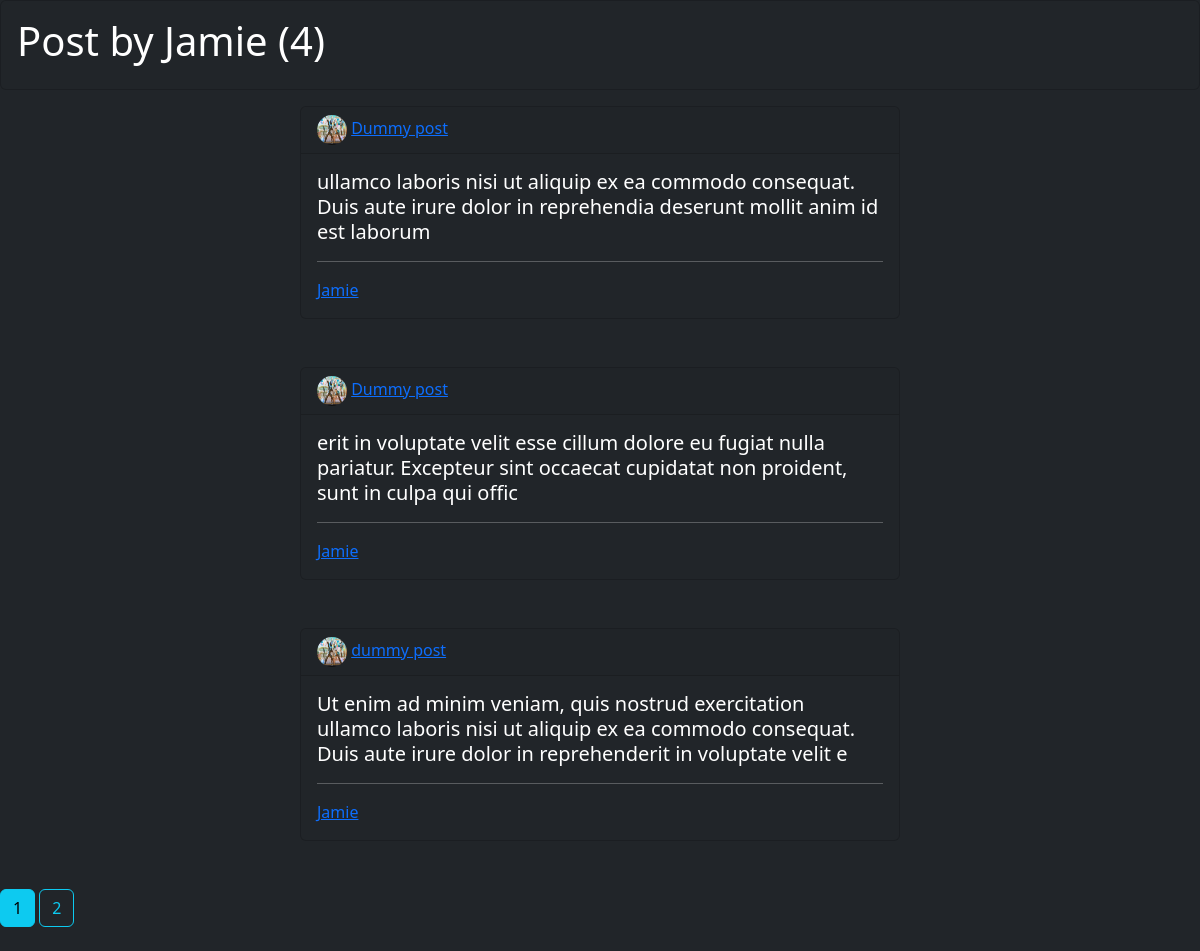
Screenshot of /user/Jamie with the database file from the repository.
### app/models.py (models this page shows, shortened)
class User(db.Model,UserMixin):
    id = db.Column(db.Integer,primary_key = True)
    username = db.Column(db.String(20),unique=True,nullable=False)
    email = db.Column(db.String(120),unique=True,nullable=False)
    image_file = db.Column(db.String(20),nullable=False,default = 'image.png')
    password = db.Column(db.String(50),nullable=False)
    posts = db.relationship('Post',backref = 'author',lazy =True)

class Post(db.Model):
    id = db.Column(db.Integer,primary_key = True)
    title = db.Column(db.String(40),nullable=False)
    date_posted = db.Column(db.DateTime,nullable = False ,default =datetime.utcnow )
    content = db.Column(db.Text,nullable=False)
    user_id = db.Column(db.Integer,db.ForeignKey('user.id'),nullable=False)

### app/users/routes.py (the view)
@users.route("/user/<username>")
def user_posts(username):
    page = request.args.get('page',1,type = int)
    user = User.query.filter_by(username=username).first_or_404()
    posts = Post.query.filter_by(author=user)\
        .order_by(Post.date_posted.desc())\
        .paginate(page=page ,per_page = 3)
    return render_template('user_posts.html',posts=posts,user=user)

### app/templates/user_posts.html
{% extends "base.html" %}
{% block content %}
<div class="justify-content-center bg-dark " >
  <div class="card  text-white bg-dark mb-3">
  <div class="card-body">
    <h1 class="text-white mb3">Post by {{ user.username }} ({{posts.total}})</h1>
  </div>
</div>
  {% for post in posts.items %}
  <div class="d-flex  justify-content-center w-100">
    <div class="card text-white bg-dark mb-md-5 w-50 ">
      <div class="card-header">
        <img class="" style="
          width: 30px;
          height: 30px;
          border-radius: 30px;
        "   src="{{ url_for('static',filename ='profile_pics/'+post.author.image_file )}}" alt="Hi">
        <a href="{{ url_for('posts.post',post_id=post.id)}}">{{ post.title}}</a>
      </div>
      <div class="card-body">
        <span class="card-title h5"> {{ post.content}} </span>
        <br>
<hr>
        <a href="{{ url_for('posts.user_posts',username = post.author.username)}}" >{{post.author.username }}</a>
      </div>
    </div>
  </div>
    {% endfor %}
    {% for page_num in posts.iter_pages(left_edge=1,right_edge=1,left_current=1,right_current=1) %}
      {% if page_num %}
        {% if posts.page == page_num%}
          <a class="btn btn-info mb-4 " href="{{ url_for('posts.user_posts',username=user.username,page=page_num)}}">{{page_num}} </a>
        {% else %}
          <a class="btn btn-outline-info mb-4 " href="{{ url_for('posts.user_posts',username=user.username,page=page_num)}}">{{page_num}} </a>
        {% endif %}
      {% else %}
        <span class="text-white">...</span>
      {% endif %}
    {% endfor %}
  </div>
{% endblock content %}

### rows the page displays
User: username "Jamie"
Post: image_file (picture), title "Dummy post", content "ullamco laboris nisi ut aliquip ex ea commodo consequat. Duis aute irure dolor in reprehendia deserunt mollit anim id est laborum", author.username "Jamie"
Post: image_file (picture), title "Dummy post", content "erit in voluptate velit esse cillum dolore eu fugiat nulla pariatur. Excepteur sint occaecat cupidatat non proident, sunt in culpa qui offic", author.username "Jamie"
Post: image_file (picture), title "dummy post", content "Ut enim ad minim veniam, quis nostrud exercitation ullamco laboris nisi ut aliquip ex ea commodo consequat. Duis aute irure dolor in reprehenderit in voluptate velit e", author.username "Jamie"

### other values shown
{{ posts.total }} "4"
{{ page_num }} "1"
{{ page_num }} "2"
